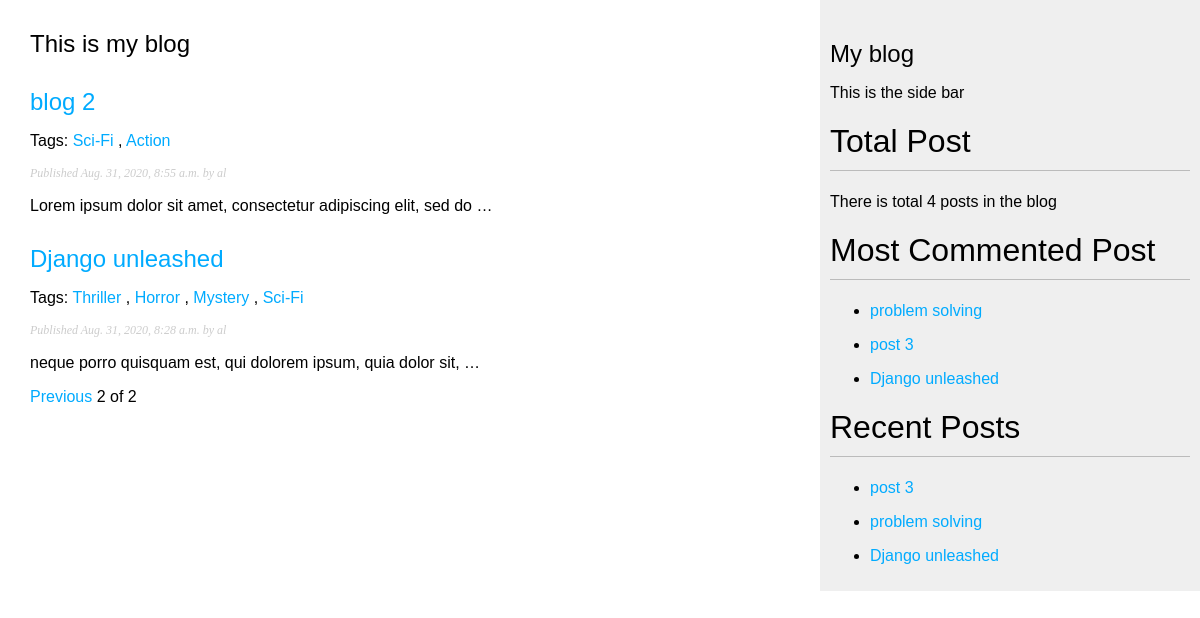
Before: /?page=2 with the older database file.
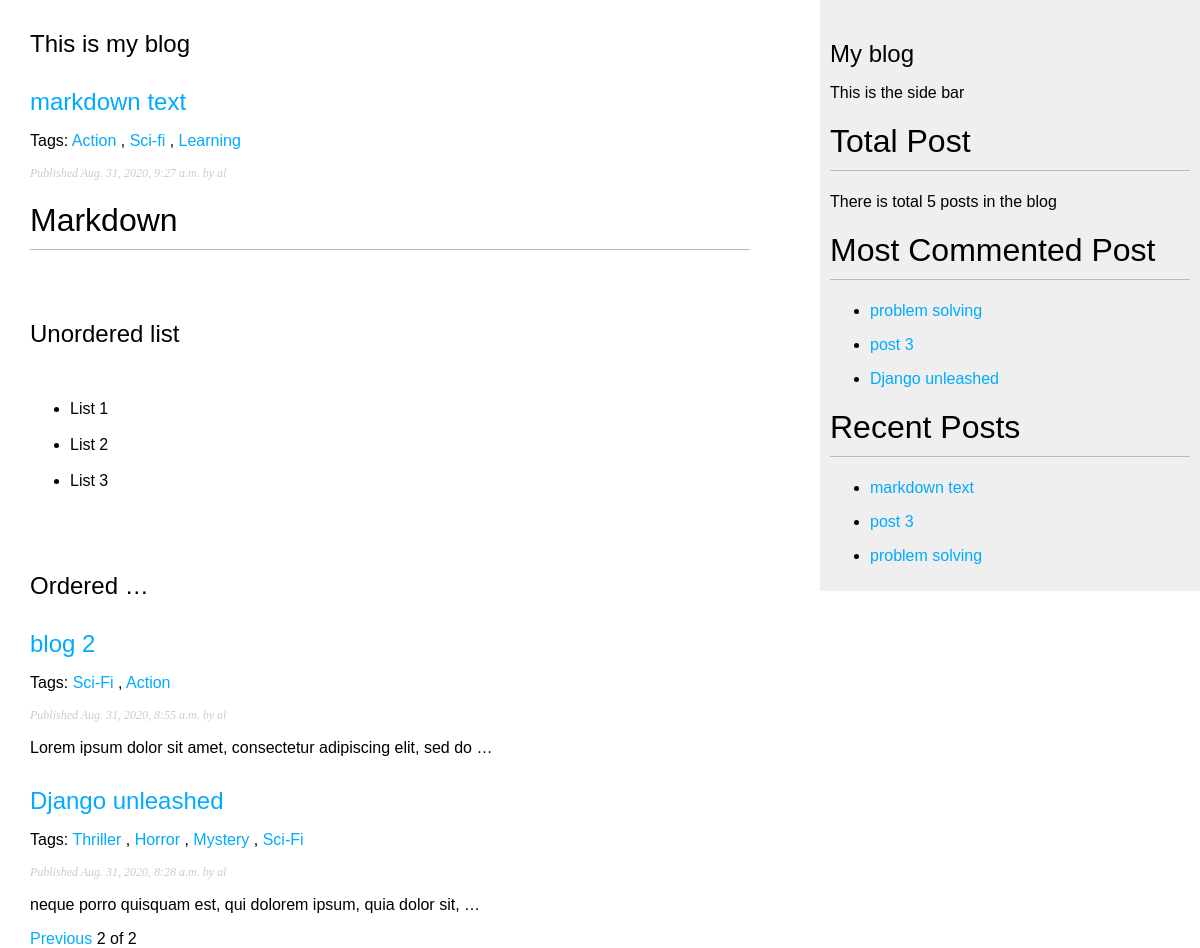
After: the same page with the newer database file.
### blog/models.py (models this page shows, shortened)
class Post(models.Model):
    STATUS_CHOICES = (
        ('draft', 'Draft'),
        ('published', 'Published')
    )
    title = models.CharField(max_length=250)
    slug = models.SlugField(max_length=250,
                            unique_for_date='publish')
    author = models.ForeignKey(User, on_delete=models.CASCADE,
                               related_name='blog_post')
    body = models.TextField()
    publish = models.DateTimeField(default=timezone.now)
    created = models.DateTimeField(auto_now_add=True)
    updated = models.DateTimeField(auto_now=True)
    status = models.CharField(max_length=10,
                              choices=STATUS_CHOICES,
                              default='draft')
    class Meta:
        ordering = ('-publish',)
    objects = models.Manager()  # default manager
    published = PublishedManager()
    tags = TaggableManager()
    def get_absolute_url(self):
        return reverse('blog:post_detail',
                       args=[self.publish.year,
                             self.publish.month,
                             self.publish.day,
                             self.slug])

### blog/views.py (the view)
# urls.py: path('', views.post_list, name='list'),
def post_list(request, tag_slug=None):
    published_posts = Post.published.all()
    tag = None
    if tag_slug:
        tag = get_object_or_404(Tag, slug=tag_slug)
        published_posts = published_posts.filter(tags__in=[tag])
    paginator = Paginator(published_posts, 2, orphans=1)
    page_number = request.GET.get('page')
    try:
        posts = paginator.page(page_number)
    except PageNotAnInteger:
        posts = paginator.page(1)
    except EmptyPage:
        posts = paginator.page(paginator.num_pages)
    return render(request, 'blog/post/list.html', {'posts': posts, 'tag': tag})

### blog/models.py (called while the page is built)
    def get_queryset(self):
        return super(PublishedManager, self).get_queryset().filter(status='published')

### blog/templatetags/blog_tags.py (called while the page is built)
@register.simple_tag
def count_posts():
    total_posts = Post.published.count()
    return total_posts

@register.simple_tag
def most_commented_posts(count=5):
    return Post.published.annotate(most_commented=Count('comment')).order_by('-most_commented')[:count]

@register.inclusion_tag('blog/post/recent_posts.html')  # a template
def recent_posts(count=5):
    recent_posts = Post.published.all().order_by('-updated')[:count]
    return {'recent_posts': recent_posts}  # a context

@register.filter(name='blah')
def markdown_text(text):
    return mark_safe(markdown.markdown(text))

### blog/templates/blog/post/list.html (shortened to what this page needs)
{% extends 'blog/base.html' %}
{% load blog_tags %} {% block title %} Post List {% endblock %}
{%block content %}
<h2>This is my blog</h2>
{% for post in posts %}
<h2>
  <a style="text-decoration: none" href="{{ post.get_absolute_url }}">{{post.title}}</a>
</h2>
<p class="tags">
  Tags:
  {% for tag in post.tags.all %}
  <a href="{% url 'blog:list_by_tag' tag.slug %}">{{ tag.name }}</a>
  {% if not forloop.last %}, {% endif %}
  {% empty %}
  <i>No tag for this post</i>
  {% endfor %}
</p>
<p class="date">Published {{ post.publish }} by {{ post.author }}</p>
{{ post.body|blah|truncatewords_html:10|linebreaks }} {% endfor %}
{% include 'blog/post/paginator.html' with page=posts %}
{% endblock %}

### blog/templates/blog/base.html (shortened to what this page needs)
{% load blog_tags %}
{% load static %}
<!DOCTYPE html>
<html lang="en">
<head>
  <link rel="stylesheet" href="{% static "blog/css/blog.css" %}">
</head>
<body>
  <div id="content">{% block content %} {% endblock %}</div>
  <div id="sidebar">
    <h2>My blog</h2>
    <p>This is the side bar</p>
    <h1>Total Post</h1>
    There is total {% count_posts %} posts in the blog
    <h1>Most Commented Post</h1>
    {% most_commented_posts 3 as most_commented_post %}
    {% for post in most_commented_post %}
    <ul>
      <li> <a href="{{ post.get_absolute_url }}">{{ post.title }}</a> </li>
    </ul>
    {% endfor %}
    {% recent_posts 3 %}
  </div>
</body>
</html>

### blog/templates/blog/post/recent_posts.html
<h1>Recent Posts </h1>
{% for post in recent_posts %}
<ul>
    <li> <a href="{{ post.get_absolute_url }}">{{ post.title }}</a></li>
</ul>
{% endfor %}

Changed rows visible on the page:
no longer on one of the page's lists (row unchanged): Post: title "Django unleashed"
now on this page (row edited): Post: title "markdown text", publish "Aug. 31, 2020, 9:27 a.m.", author "al", body|blah "Markdown Unordered list List 1 List 2 List 3 Ordered …", Tag (name "Action")
now on this page (row unchanged): Tag: name "Sci-fi", shown under "markdown text"
added Tag: name "Learning", shown under "markdown text"
Other visible differences:
text no longer shown: "4"
text now shown: "5"
